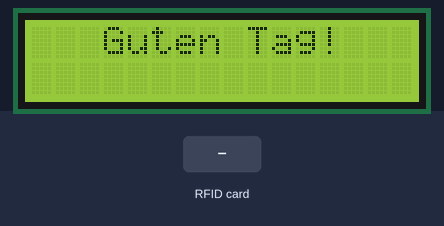
This sketch was run on a simulated Arduino Mega 2560, built with avr-gcc and run on an emulated ATmega2560. On the bench: 16×2 character LCD. The test bench sets the inputs (shaded band). What the sketch prints to the serial monitor is not drawn.

Above: at 2.3 s.
2.4 s: RFID card C3 66 CB 18 held to the reader
At 3.9 s:
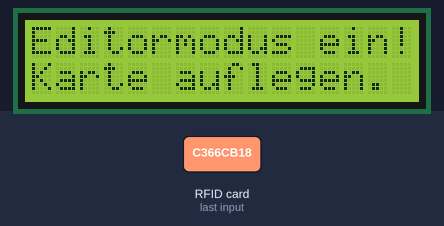
4.9 s: RFID card 5E 7A 19 C4 held to the reader
At 6.2 s:
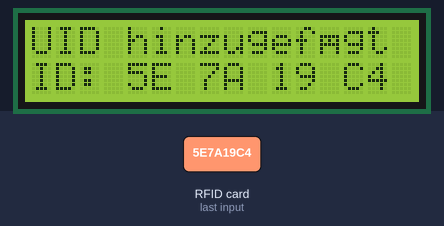
7.9 s: RFID card 5E 7A 19 C4 held to the reader
At 10.6 s:
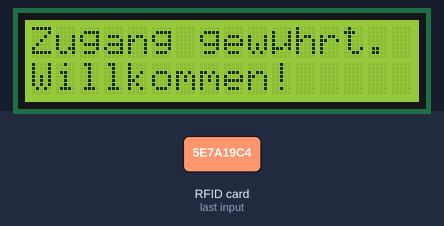
Timing chart, 0 to 12.1 s (numbered marks = the images above; inputs shaded):
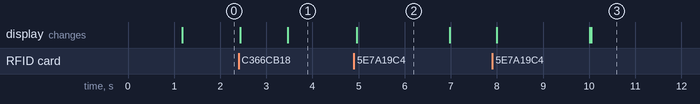

Measured:
- after the input at 2.4 s, the display: first changes at once (image 1 shows a later state)
- after the input at 4.9 s, the display: changes after 0.06 s (image 2)
- after the input at 7.9 s, the display: first differs from a run without the input after 2.1 s (image 3)
- what the display in image 2 shows lasts 2.0 s, from 5.0 s to 7.0 s

The sketch:

main.ino
```cpp
// Main program for the RFIDea+ project
#include <SPI.h>
#include "./custom_libs/RFIDea.h"

RFIDea rfidea;

void setup() {
    Serial.begin(115200);
    SPI.begin();
    Serial.println("Starting...");

    rfidea.initialise();
    Serial.println("Running...");
}

void loop() {
    rfidea.read();
}
```

RFIDcontrol.cpp
```cpp
#include <MFRC522.h>

#include "custom_libs/ReaderCount.h"
#include "custom_libs/RFIDcontrol.h"

#define Max_Tags 10

byte masterCard[] = {0xC3, 0x66, 0xCB, 0x18};
byte tags[Max_Tags][4];
bool access = false;
unsigned int nr_tags = 0;


// functions
void initialiseReaders(MFRC522 (&readers)[NR_Readers], byte pins[], byte reset, int nr_readers) {
    // readers will always be a reference to an array
    for (int i = 0; i < nr_readers; i++) {
        readers[i].PCD_Init(pins[i], reset);
        readers[i].PCD_DumpVersionToSerial();
    }
}

void dumpUID(MFRC522::Uid uid) {
    for ( int i=0; i < uid.size; i++ ) {
        Serial.print(int(uid.uidByte[i]), HEX);
        if ( i < uid.size - 1 ) {
            Serial.print(" ");
        }
    }
}

bool isMasterCard(MFRC522::Uid uid) {
    if (!uid_equal(masterCard, uid)) { return false; }

    Serial.println("Master card present!");
    return true;
}

int addRemove_tag(MFRC522::Uid uid) {
    if (tagIsKnown(uid)) {
        // remove the tag
        int index = findIndexOfTag(uid);
        for (int i = 0; i < 4; i++) {
            tags[index][i] = 0;
        }
        nr_tags--;
        // removeEmptyTags(index);
        return -1;      // remove code
    }
    else {
        // add the tag
        for (int i = 0; i < 4; i++) {
            tags[nr_tags][i] = int(uid.uidByte[i]);
        }
        nr_tags++;
        return 1;       // add code
    }
}

bool tagIsKnown(MFRC522::Uid uid) {
    for (int i = 0; i < Max_Tags; i++) {
        if (uid_equal(tags[i], uid)) {
            return true;
        }
    }

    return false;
}

bool uid_equal(byte* id1, MFRC522::Uid id2) {
    for (int i = 0; i < id2.size; i++) {
        if (int(id1[i]) != int(id2.uidByte[i])) {
            return false;
        }
    }

    return true;
}

int findIndexOfTag(MFRC522::Uid uid) {
    for (int i = 0; i < nr_tags; i++) {
        if (uid_equal(tags[i], uid)) {
            return i;
        }
    }

    return -1;
}

void removeEmptyTags(int startIndex) {
    for (int i = startIndex; i < Max_Tags - 1; i++) {
        byte comp[4] = {0, 0, 0, 0};
        if (tags[i + 1] != comp) {
            for (int j = 0; j < 4; j++) {
                tags[i][j] = tags[i + 1][j];
            }
            for (int j = 0; j < 4; j++) {
                tags[i+1][j] = -1;
            }
        }
        else {
            return;
        }
    }
}
```

RFIDea.cpp
```cpp
#include <MFRC522.h>
#include <LiquidCrystal_I2C.h>
#include <Wire.h>

#include "custom_libs/ReaderCount.h"
#include "custom_libs/LCDcontrol.h"
#include "custom_libs/RFIDcontrol.h"
#include "custom_libs/RFIDea.h"

// LCD display
LiquidCrystal_I2C lcd(0x27, 16, 2);     // connect to SDA(20), SCL(21) and 5V on Arduino Mega

RFIDea::RFIDea() {
    editormode = false;
    editorMessage = false;
    mastercardReader = -1;
}

RFIDea::RFIDea(bool _editormode) { editormode = _editormode; }

void RFIDea::toggleEditorMode() {
    writeToLCD("Bitte warten...");
    Serial.println("Please wait...");
    delay(1000);        // give me a chance to remove the tag.

    editormode = !editormode;
    editorMessage = editormode;

    if (editormode) {
        writeToLCD("Editormodus ein!");
        writeToLCD("Karte auflegen.", 0, 1);
        Serial.println("Editormode enabled!");
        Serial.println("Put a tag on the same reader to add/remove it.");
    }
    else {
        writeToLCD("Editormodus aus!");
        Serial.println("Editormode disabled.");
        Serial.println("Default operation.");

        delay(2000);
        clearLCD();
        writeToLCD("Guten Tag!", 3, 0);
    }
}

void RFIDea::initialise() {
    initialiseReaders(rfid_readers, sda_pins, RST_Pin, NR_Readers);
    initialiseLCD(lcd);
    delay(1000);
    clearLCD();
    writeToLCD("Guten Tag!", 3, 0);
}

void RFIDea::read() {
    for (int i = 0; i < NR_Readers; i++) {
        if (editormode && editorMessage) {
            writeToLCD("Editormodus ein!");
            writeToLCD("Karte auflegen.", 0, 1);
            editorMessage = false;
        }

        if(rfid_readers[i].PICC_IsNewCardPresent() && rfid_readers[i].PICC_ReadCardSerial()) {
            Serial.print("There is a card on reader ");
            Serial.println(i + 1);

            Serial.print("UID: ");
            dumpUID(rfid_readers[i].uid);
            Serial.println();

            if (isMasterCard(rfid_readers[i].uid)) {
                mastercardReader = i;
                toggleEditorMode();
            }
            else {
                if (editormode && mastercardReader == i) {
                    int addRemove = addRemove_tag(rfid_readers[i].uid);
                    Serial.print("Chip ");
                    dumpUID(rfid_readers[i].uid);
                    Serial.print(" was ");

                    if (addRemove == 1) {
                        writeToLCD("UID hinzugefügt");
                        Serial.println("added.");
                    }
                    else {
                        writeToLCD("UID entfernt");
                        Serial.println("removed.");
                    }

                    writeToLCD(rfid_readers[i].uid);
                    delay(2000);

                    mastercardReader = -1;
                    toggleEditorMode();
                }
                else {
                    // Default behaviour
                    if (tagIsKnown(rfid_readers[i].uid)) {
                        Serial.print("Access granted on reader ");
                        Serial.println(i + 1);

                        writeToLCD("Zugang gewährt.");
                        writeToLCD("Willkommen!", 0, 1);
                    }
                    else {
                        Serial.print("Access denied on reader ");
                        Serial.println(i + 1);

                        writeToLCD("Zugang verwehrt.");
                        writeToLCD("Erneut versuchen", 0, 1);
                    }

                    delay(3000);
                    clearLCD();
                    writeToLCD("Guten Tag!", 3, 0);

                    editorMessage = editormode;     // reprint editormessage when editormode is still enabled
                }
            }

            rfid_readers[i].PICC_HaltA();
            rfid_readers[i].PCD_StopCrypto1();

            Serial.println();
        }
    }
}
```

RFIDcontrol.h
```cpp
#ifndef __RFIDCONTROL__
#define __RFIDCONTROL__

#include <MFRC522.h>

#include "ReaderCount.h"


void initialiseReaders(MFRC522 (&readers)[NR_Readers], byte pins[], byte reset, int nr_readers);

void dumpUID(MFRC522::Uid uid);

bool isMasterCard(MFRC522::Uid uid);

int addRemove_tag(MFRC522::Uid uid);

bool tagIsKnown(MFRC522::Uid uid);

bool uid_equal(byte id1[], MFRC522::Uid id2);

int findIndexOfTag(MFRC522::Uid uid);

void removeEmptyTags(int startIndex);

#endif
```

RFIDea.h
```cpp
#ifndef __RFIDEA_CLASS__
#define __RFIDEA_CLASS__

#include <MFRC522.h>
#include <LiquidCrystal_I2C.h>
#include "ReaderCount.h"


// RFID reader
#define RST_Pin 5
/*
!!! Required PIN Layout - Cannot be changed !!!
SCK - 52
MOSI - 51
MISO - 50
*/
#define SDA_Pin_1 53
#define SDA_Pin_2 25


class RFIDea {
    public:
        RFIDea();

        RFIDea(bool _editormode);

        void toggleEditorMode();

        void initialise();

        void read();

    private:
        int mastercardReader;
        bool editormode;
        bool editorMessage;
        byte sda_pins[NR_Readers] = {SDA_Pin_1, SDA_Pin_2};
        MFRC522 rfid_readers[NR_Readers];       // NR_Readers is defined in ReaderCount.h
};

#endif
```

ReaderCount.h
```cpp
#ifndef __READERCOUNT__
#define __READERCOUNT__

#define NR_Readers 2

#endif
```

LCDcontrol.cpp
```cpp
#include <LiquidCrystal_I2C.h>
#include <MFRC522.h>
#include <Wire.h>

LiquidCrystal_I2C _lcd(0,0,0);      // must be initialised as no default constructor exists

void clearLCD();

void initialiseLCD(LiquidCrystal_I2C (&lcd)) {
    _lcd = lcd;
    _lcd.init();
    _lcd.backlight();
}

void writeToLCD(const char* str) {
    clearLCD();
    _lcd.setCursor(0, 0);
    _lcd.print(str);
}

void writeToLCD(const char* str, int x, int y) {
    // x: character position x/16
    // y: line y/2
    _lcd.setCursor(x, y);
    _lcd.print(str);
}

void writeToLCD(MFRC522::Uid uid) {
    writeToLCD("ID: ", 0, 1);

    for ( int i=0; i < uid.size; i++ ) {
        _lcd.print(int(uid.uidByte[i]), HEX);
        if ( i < uid.size - 1 ) {
            _lcd.print(" ");
        }
    }
}

void clearLCD() { _lcd.clear(); }

void clearLine(int line) {
    // line should not be bigger than 2
    _lcd.setCursor(0, line);
    _lcd.print("                ");
}
```

LCDcontrol.h
```cpp
#ifndef __LCDCONTROL__
#define __LCDCONTROL__

#include <LiquidCrystal_I2C.h>
#include <MFRC522.h>

void initialiseLCD(LiquidCrystal_I2C &lcd);
void writeToLCD(const char* str);
void writeToLCD(const char* str, int x, int y);
void writeToLCD(MFRC522::Uid uid);
void clearLCD();
void clearLine(int line);

#endif
```
